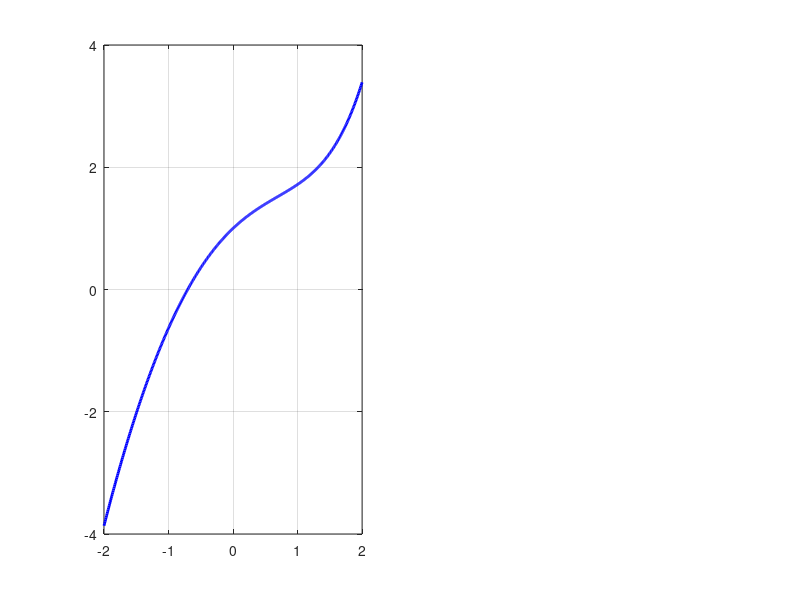

The MATLAB source for this figure: (Note: this script raises an error after producing the figure.)
% L0325035_ValdaAnabela

x2 = linspace(-2, 2, 500);

figure(2);
% Grafik Tunggal
subplot(1,2,1);
plot(x2, exp(x2) - x2.^2, 'b-', 'LineWidth', 2);
grid on; hold on;
yline(0, 'k--'); hold off;
xlabel('x'); ylabel('y');
title('P2: Grafik Tunggal');
axis([-2 2 -5 15]);

% Grafik Ganda
subplot(1,2,2);
plot(x2, exp(x2), 'b-', 'LineWidth', 1.5); hold on;
plot(x2, x2.^2, 'r--', 'LineWidth', 2);
grid on; hold off;
yline(0, 'k--');
xlabel('x'); ylabel('y');
title('P2: Grafik Ganda');
legend('y1 = e^x', 'y2 = x^2');
axis([-2 2 -2 15]);
